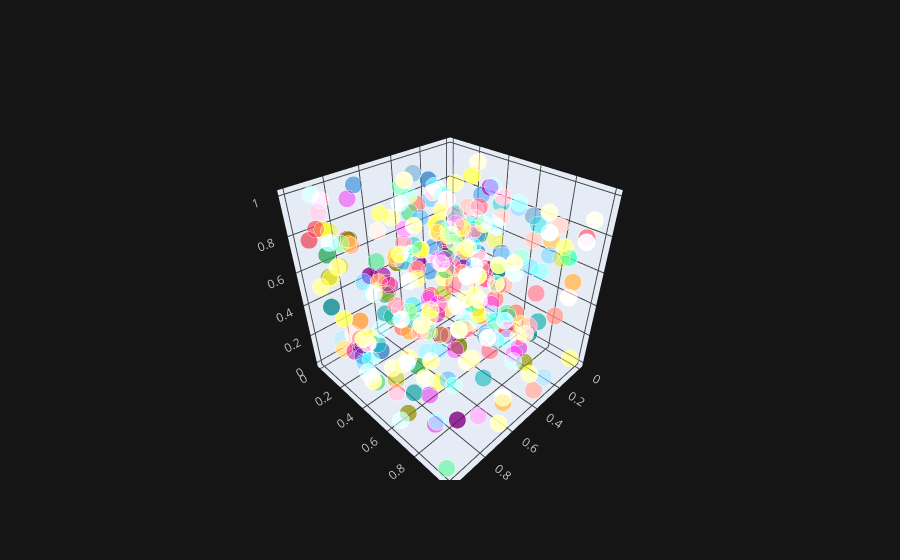

The cell this chart's notebook holds for it:
### Code cell
df1.iplot(x = 'a' , y = 'b' , z = 'c' , kind = "scatter3d")

### Figure 1 — Plotly figure (JSON) as saved in the notebook; plotly's stock layout.template omitted (floating-point values rounded to 4 significant figures; data arrays with more than 128 entries replaced by an {"elided": "..."} marker saying what was removed)
{"data": [{"marker": {"color": {"elided": "300 str values"}, "opacity": 0.8, "size": {"elided": "300 int values"}, "symbol": "circle"}, "mode": "markers", "text": {"elided": "300 str values"}, "type": "scatter3d", "x": {"elided": "300 float values"}, "y": {"elided": "300 float values"}, "z": {"elided": "300 float values"}}], "layout": {"legend": {"bgcolor": "#151516", "font": {"color": "#D9D9D9"}}, "paper_bgcolor": "#151516", "plot_bgcolor": "#151516", "scene": {"xaxis": {"gridcolor": "#434343", "showgrid": true, "tickfont": {"color": "#C2C2C2"}, "title": {"font": {"color": "#D9D9D9"}, "text": ""}, "zerolinecolor": "#666570"}, "yaxis": {"gridcolor": "#434343", "showgrid": true, "tickfont": {"color": "#C2C2C2"}, "title": {"font": {"color": "#D9D9D9"}, "text": ""}, "zerolinecolor": "#666570"}, "zaxis": {"gridcolor": "#434343", "showgrid": true, "tickfont": {"color": "#C2C2C2"}, "title": {"font": {"color": "#D9D9D9"}, "text": ""}, "zerolinecolor": "#666570"}}, "title": {"font": {"color": "#D9D9D9"}}}}
